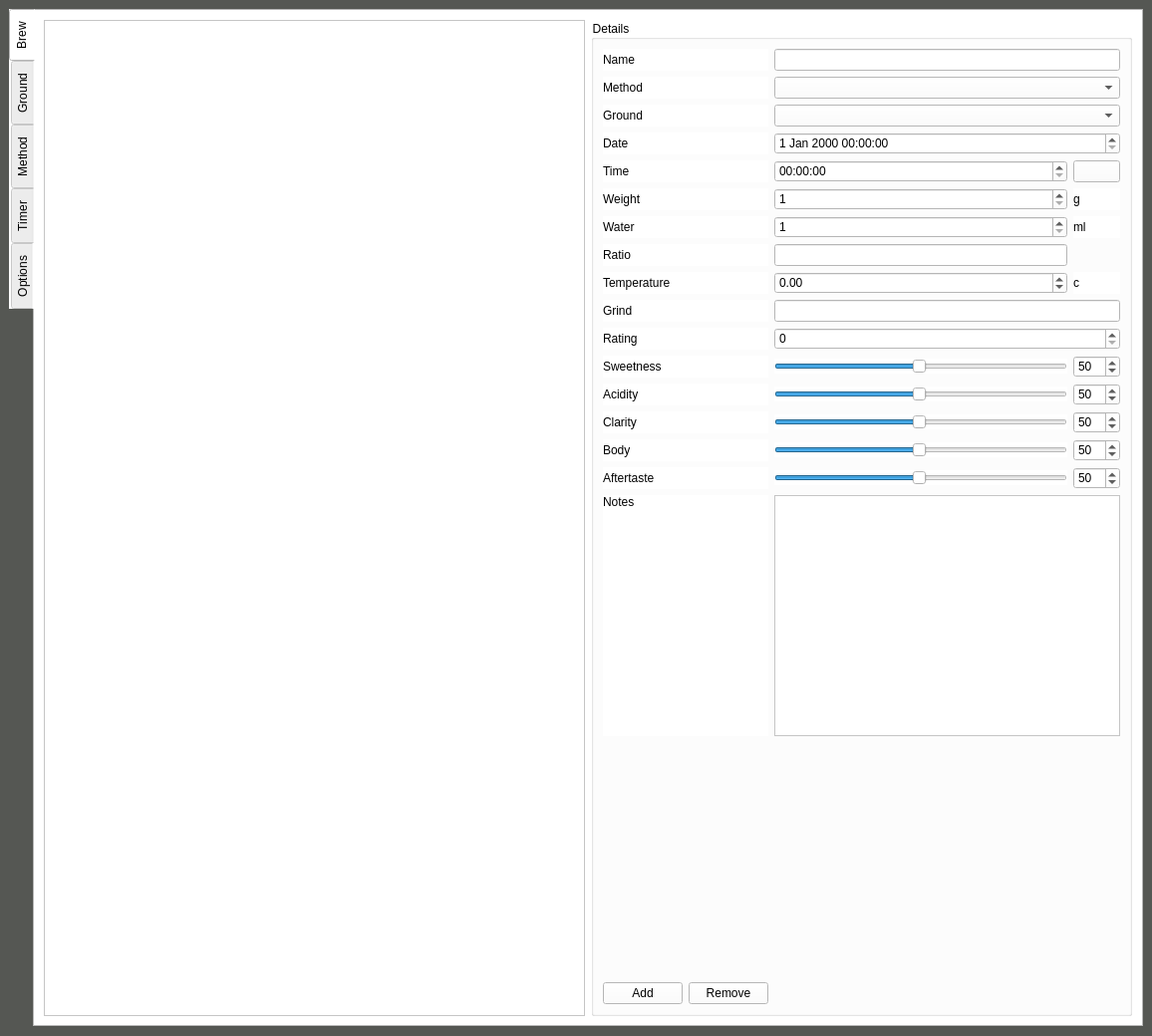
<?xml version="1.0" encoding="UTF-8"?>
<ui version="4.0">
 <class>CoffeeWindow</class>
 <widget class="QMainWindow" name="CoffeeWindow">
  <property name="geometry">
   <rect>
    <x>0</x>
    <y>0</y>
    <width>1156</width>
    <height>1040</height>
   </rect>
  </property>
  <property name="windowTitle">
   <string>Coffe</string>
  </property>
  <property name="windowIcon">
   <iconset resource="coffees.qrc">
    <normaloff>:/images/coffee.png</normaloff>:/images/coffee.png</iconset>
  </property>
  <property name="styleSheet">
   <string notr="true">background-color: rgb(85, 87, 83);</string>
  </property>
  <widget class="QWidget" name="centralWidget">
   <property name="styleSheet">
    <string notr="true"/>
   </property>
   <layout class="QGridLayout" name="gridLayout">
    <item row="0" column="3">
     <widget class="QTabWidget" name="mainTabs">
      <property name="styleSheet">
       <string notr="true">background-color: rgb(255, 255, 255);</string>
      </property>
      <property name="tabPosition">
       <enum>QTabWidget::West</enum>
      </property>
      <property name="currentIndex">
       <number>0</number>
      </property>
      <property name="iconSize">
       <size>
        <width>32</width>
        <height>32</height>
       </size>
      </property>
      <property name="tabBarAutoHide">
       <bool>false</bool>
      </property>
      <widget class="QWidget" name="brewTab">
       <attribute name="icon">
        <iconset resource="coffees.qrc">
         <normaloff>:/images/coffee2.png</normaloff>:/images/coffee2.png</iconset>
       </attribute>
       <attribute name="title">
        <string>Brew</string>
       </attribute>
       <layout class="QHBoxLayout" name="horizontalLayout">
        <property name="spacing">
         <number>6</number>
        </property>
        <property name="leftMargin">
         <number>9</number>
        </property>
        <property name="topMargin">
         <number>9</number>
        </property>
        <property name="rightMargin">
         <number>9</number>
        </property>
        <property name="bottomMargin">
         <number>9</number>
        </property>
        <item>
         <widget class="QTableView" name="brewTable">
          <property name="selectionBehavior">
           <enum>QAbstractItemView::SelectRows</enum>
          </property>
          <property name="gridStyle">
           <enum>Qt::NoPen</enum>
          </property>
         </widget>
        </item>
        <item>
         <widget class="QGroupBox" name="groupDetais">
          <property name="title">
           <string>Details</string>
          </property>
          <layout class="QGridLayout" name="gridLayout_2">
           <item row="16" column="3">
            <widget class="QSlider" name="sliderClarity">
             <property name="minimum">
              <number>1</number>
             </property>
             <property name="maximum">
              <number>100</number>
             </property>
             <property name="value">
              <number>50</number>
             </property>
             <property name="orientation">
              <enum>Qt::Horizontal</enum>
             </property>
            </widget>
           </item>
           <item row="16" column="0">
            <widget class="QLabel" name="labelClarity">
             <property name="text">
              <string>Clarity</string>
             </property>
            </widget>
           </item>
           <item row="10" column="4">
            <widget class="QLabel" name="label_10">
             <property name="text">
              <string>c</string>
             </property>
            </widget>
           </item>
           <item row="15" column="3">
            <widget class="QSlider" name="sliderAcidity">
             <property name="minimum">
              <number>1</number>
             </property>
             <property name="maximum">
              <number>100</number>
             </property>
             <property name="value">
              <number>50</number>
             </property>
             <property name="orientation">
              <enum>Qt::Horizontal</enum>
             </property>
            </widget>
           </item>
           <item row="16" column="4">
            <widget class="QSpinBox" name="spinClarity">
             <property name="maximumSize">
              <size>
               <width>50</width>
               <height>16777215</height>
              </size>
             </property>
             <property name="minimum">
              <number>1</number>
             </property>
             <property name="maximum">
              <number>100</number>
             </property>
             <property name="value">
              <number>50</number>
             </property>
            </widget>
           </item>
           <item row="10" column="0">
            <widget class="QLabel" name="label_3">
             <property name="text">
              <string>Temperature</string>
             </property>
            </widget>
           </item>
           <item row="11" column="0">
            <widget class="QLabel" name="label_2">
             <property name="text">
              <string>Grind</string>
             </property>
            </widget>
           </item>
           <item row="9" column="0">
            <widget class="QLabel" name="label_7">
             <property name="text">
              <string>Ratio</string>
             </property>
            </widget>
           </item>
           <item row="10" column="3">
            <widget class="QDoubleSpinBox" name="temperatureDoubleSpin">
             <property name="minimum">
              <double>-99.000000000000000</double>
             </property>
            </widget>
           </item>
           <item row="13" column="3" colspan="2">
            <widget class="QSpinBox" name="ratingEdit">
             <property name="maximum">
              <number>5</number>
             </property>
            </widget>
           </item>
           <item row="8" column="4">
            <widget class="QLabel" name="label_9">
             <property name="text">
              <string>ml</string>
             </property>
            </widget>
           </item>
           <item row="17" column="0">
            <widget class="QLabel" name="labelBody">
             <property name="text">
              <string>Body</string>
             </property>
            </widget>
           </item>
           <item row="11" column="3" colspan="2">
            <widget class="QLineEdit" name="grindEdit"/>
           </item>
           <item row="7" column="3">
            <widget class="QDoubleSpinBox" name="weightDoubleSpin">
             <property name="decimals">
              <number>0</number>
             </property>
             <property name="minimum">
              <double>1.000000000000000</double>
             </property>
             <property name="maximum">
              <double>9999.000000000000000</double>
             </property>
            </widget>
           </item>
           <item row="18" column="3">
            <widget class="QSlider" name="sliderAftertaste">
             <property name="minimumSize">
              <size>
               <width>0</width>
               <height>0</height>
              </size>
             </property>
             <property name="minimum">
              <number>1</number>
             </property>
             <property name="maximum">
              <number>100</number>
             </property>
             <property name="value">
              <number>50</number>
             </property>
             <property name="orientation">
              <enum>Qt::Horizontal</enum>
             </property>
            </widget>
           </item>
           <item row="17" column="3">
            <widget class="QSlider" name="sliderBody">
             <property name="minimum">
              <number>1</number>
             </property>
             <property name="maximum">
              <number>100</number>
             </property>
             <property name="value">
              <number>50</number>
             </property>
             <property name="orientation">
              <enum>Qt::Horizontal</enum>
             </property>
            </widget>
           </item>
           <item row="8" column="0">
            <widget class="QLabel" name="label_5">
             <property name="text">
              <string>Water</string>
             </property>
            </widget>
           </item>
           <item row="7" column="4">
            <widget class="QLabel" name="label_8">
             <property name="text">
              <string>g</string>
             </property>
            </widget>
           </item>
           <item row="7" column="0">
            <widget class="QLabel" name="label_6">
             <property name="text">
              <string>Weight</string>
             </property>
            </widget>
           </item>
           <item row="9" column="3">
            <widget class="QLineEdit" name="ratioEdit">
             <property name="enabled">
              <bool>false</bool>
             </property>
            </widget>
           </item>
           <item row="14" column="0">
            <widget class="QLabel" name="labelSweetness">
             <property name="text">
              <string>Sweetness</string>
             </property>
            </widget>
           </item>
           <item row="2" column="0">
            <widget class="QLabel" name="labelGround">
             <property name="text">
              <string>Ground</string>
             </property>
            </widget>
           </item>
           <item row="19" column="3" colspan="2">
            <widget class="QPlainTextEdit" name="notesTextEdit"/>
           </item>
           <item row="3" column="3" colspan="2">
            <widget class="QDateTimeEdit" name="dateTimeEdit"/>
           </item>
           <item row="13" column="0">
            <widget class="QLabel" name="labelRating">
             <property name="text">
              <string>Rating</string>
             </property>
            </widget>
           </item>
           <item row="1" column="0">
            <widget class="QLabel" name="labelMethod">
             <property name="text">
              <string>Method</string>
             </property>
            </widget>
           </item>
           <item row="15" column="4">
            <widget class="QSpinBox" name="spinAcidity">
             <property name="maximumSize">
              <size>
               <width>50</width>
               <height>16777215</height>
              </size>
             </property>
             <property name="minimum">
              <number>1</number>
             </property>
             <property name="maximum">
              <number>100</number>
             </property>
             <property name="value">
              <number>50</number>
             </property>
            </widget>
           </item>
           <item row="4" column="0">
            <widget class="QLabel" name="label">
             <property name="text">
              <string>Time</string>
             </property>
            </widget>
           </item>
           <item row="1" column="3" colspan="2">
            <widget class="QComboBox" name="methodEdit">
             <property name="enabled">
              <bool>true</bool>
             </property>
            </widget>
           </item>
           <item row="17" column="4">
            <widget class="QSpinBox" name="spinBody">
             <property name="maximumSize">
              <size>
               <width>50</width>
               <height>16777215</height>
              </size>
             </property>
             <property name="minimum">
              <number>1</number>
             </property>
             <property name="maximum">
              <number>100</number>
             </property>
             <property name="value">
              <number>50</number>
             </property>
            </widget>
           </item>
           <item row="3" column="0">
            <widget class="QLabel" name="labelDate">
             <property name="text">
              <string>Date</string>
             </property>
            </widget>
           </item>
           <item row="22" column="0">
            <layout class="QHBoxLayout" name="BrewButtonsLayout">
             <item>
              <widget class="QPushButton" name="buttonAddBrew">
               <property name="text">
                <string>Add</string>
               </property>
              </widget>
             </item>
             <item>
              <widget class="QPushButton" name="buttonRemoveBrew">
               <property name="text">
                <string>Remove</string>
               </property>
              </widget>
             </item>
            </layout>
           </item>
           <item row="2" column="3" colspan="2">
            <widget class="QComboBox" name="groundEdit">
             <property name="enabled">
              <bool>true</bool>
             </property>
            </widget>
           </item>
           <item row="8" column="3">
            <widget class="QDoubleSpinBox" name="waterDoubleSpin">
             <property name="decimals">
              <number>0</number>
             </property>
             <property name="minimum">
              <double>1.000000000000000</double>
             </property>
             <property name="maximum">
              <double>9999.000000000000000</double>
             </property>
            </widget>
           </item>
           <item row="14" column="3">
            <widget class="QSlider" name="sliderSweetness">
             <property name="minimum">
              <number>1</number>
             </property>
             <property name="maximum">
              <number>100</number>
             </property>
             <property name="value">
              <number>50</number>
             </property>
             <property name="orientation">
              <enum>Qt::Horizontal</enum>
             </property>
            </widget>
           </item>
           <item row="0" column="3" colspan="2">
            <widget class="QLineEdit" name="nameEdit">
             <property name="enabled">
              <bool>true</bool>
             </property>
            </widget>
           </item>
           <item row="0" column="0">
            <widget class="QLabel" name="labelTitle">
             <property name="text">
              <string>Name</string>
             </property>
            </widget>
           </item>
           <item row="18" column="0">
            <widget class="QLabel" name="labelAftertaste">
             <property name="text">
              <string>Aftertaste</string>
             </property>
            </widget>
           </item>
           <item row="19" column="0">
            <widget class="QLabel" name="label_4">
             <property name="text">
              <string>Notes</string>
             </property>
             <property name="alignment">
              <set>Qt::AlignLeading|Qt::AlignLeft|Qt::AlignTop</set>
             </property>
            </widget>
           </item>
           <item row="18" column="4">
            <widget class="QSpinBox" name="spinAftertaste">
             <property name="maximumSize">
              <size>
               <width>50</width>
               <height>16777215</height>
              </size>
             </property>
             <property name="minimum">
              <number>1</number>
             </property>
             <property name="maximum">
              <number>100</number>
             </property>
             <property name="value">
              <number>50</number>
             </property>
            </widget>
           </item>
           <item row="15" column="0">
            <widget class="QLabel" name="labelAcidity">
             <property name="text">
              <string>Acidity</string>
             </property>
            </widget>
           </item>
           <item row="14" column="4">
            <widget class="QSpinBox" name="spinSweetness">
             <property name="maximumSize">
              <size>
               <width>50</width>
               <height>16777215</height>
              </size>
             </property>
             <property name="minimum">
              <number>1</number>
             </property>
             <property name="maximum">
              <number>100</number>
             </property>
             <property name="value">
              <number>50</number>
             </property>
            </widget>
           </item>
           <item row="4" column="4">
            <widget class="QPushButton" name="timerButton">
             <property name="text">
              <string/>
             </property>
             <property name="icon">
              <iconset resource="coffees.qrc">
               <normaloff>:/images/clock.png</normaloff>:/images/clock.png</iconset>
             </property>
            </widget>
           </item>
           <item row="4" column="3">
            <widget class="QTimeEdit" name="timeEdit"/>
           </item>
           <item row="20" column="3">
            <spacer name="verticalSpacer">
             <property name="orientation">
              <enum>Qt::Vertical</enum>
             </property>
             <property name="sizeHint" stdset="0">
              <size>
               <width>20</width>
               <height>40</height>
              </size>
             </property>
            </spacer>
           </item>
          </layout>
         </widget>
        </item>
       </layout>
      </widget>
      <widget class="QWidget" name="groundTab">
       <attribute name="icon">
        <iconset resource="coffees.qrc">
         <normaloff>:/images/ground_v.png</normaloff>:/images/ground_v.png</iconset>
       </attribute>
       <attribute name="title">
        <string>Ground</string>
       </attribute>
       <layout class="QHBoxLayout" name="horizontalLayout_3">
        <item>
         <widget class="QTableView" name="groundTable">
          <property name="selectionBehavior">
           <enum>QAbstractItemView::SelectRows</enum>
          </property>
         </widget>
        </item>
        <item>
         <widget class="QGroupBox" name="groupDetais_2">
          <property name="title">
           <string>Details</string>
          </property>
          <layout class="QGridLayout" name="gridLayout_3">
           <item row="3" column="1">
            <widget class="QDateEdit" name="dateRoast"/>
           </item>
           <item row="1" column="0">
            <widget class="QLabel" name="originLabel">
             <property name="text">
              <string>Origin</string>
             </property>
            </widget>
           </item>
           <item row="5" column="0">
            <layout class="QHBoxLayout" name="horizontalLayout_4">
             <item>
              <widget class="QPushButton" name="buttonAddGround">
               <property name="text">
                <string>Add</string>
               </property>
              </widget>
             </item>
             <item>
              <widget class="QPushButton" name="buttonRemoveGround">
               <property name="text">
                <string>Remove</string>
               </property>
              </widget>
             </item>
            </layout>
           </item>
           <item row="4" column="1">
            <spacer name="verticalSpacer_2">
             <property name="orientation">
              <enum>Qt::Vertical</enum>
             </property>
             <property name="sizeHint" stdset="0">
              <size>
               <width>20</width>
               <height>40</height>
              </size>
             </property>
            </spacer>
           </item>
           <item row="1" column="1">
            <widget class="QLineEdit" name="originEdit"/>
           </item>
           <item row="0" column="1">
            <widget class="QLineEdit" name="groundName">
             <property name="enabled">
              <bool>true</bool>
             </property>
            </widget>
           </item>
           <item row="0" column="0">
            <widget class="QLabel" name="labelTitle_2">
             <property name="text">
              <string>Name</string>
             </property>
            </widget>
           </item>
           <item row="3" column="0">
            <widget class="QLabel" name="labelDate_2">
             <property name="text">
              <string>Date roast</string>
             </property>
            </widget>
           </item>
           <item row="2" column="1">
            <widget class="QLineEdit" name="roastEdit"/>
           </item>
           <item row="2" column="0">
            <widget class="QLabel" name="labelGround_2">
             <property name="text">
              <string>Roast</string>
             </property>
            </widget>
           </item>
          </layout>
         </widget>
        </item>
       </layout>
      </widget>
      <widget class="QWidget" name="methodTab">
       <attribute name="icon">
        <iconset resource="coffees.qrc">
         <normaloff>:/images/spoon.png</normaloff>:/images/spoon.png</iconset>
       </attribute>
       <attribute name="title">
        <string>Method</string>
       </attribute>
       <layout class="QHBoxLayout" name="horizontalLayout_2">
        <item>
         <widget class="QTableView" name="methodTable">
          <property name="selectionBehavior">
           <enum>QAbstractItemView::SelectRows</enum>
          </property>
         </widget>
        </item>
        <item>
         <widget class="QGroupBox" name="groupDetais_3">
          <property name="title">
           <string>Details</string>
          </property>
          <layout class="QGridLayout" name="gridLayout_4">
           <item row="2" column="3">
            <spacer name="verticalSpacer_3">
             <property name="orientation">
              <enum>Qt::Vertical</enum>
             </property>
             <property name="sizeHint" stdset="0">
              <size>
               <width>20</width>
               <height>40</height>
              </size>
             </property>
            </spacer>
           </item>
           <item row="1" column="0">
            <widget class="QLabel" name="labelMethod_3">
             <property name="text">
              <string>Variant</string>
             </property>
            </widget>
           </item>
           <item row="0" column="1" colspan="3">
            <widget class="QLineEdit" name="methodNameEdit">
             <property name="enabled">
              <bool>true</bool>
             </property>
            </widget>
           </item>
           <item row="1" column="1" colspan="3">
            <widget class="QLineEdit" name="varianteEdit">
             <property name="enabled">
              <bool>true</bool>
             </property>
            </widget>
           </item>
           <item row="0" column="0">
            <widget class="QLabel" name="labelTitle_3">
             <property name="text">
              <string>Name</string>
             </property>
            </widget>
           </item>
           <item row="3" column="0">
            <layout class="QHBoxLayout" name="horizontalLayout_5">
             <item>
              <widget class="QPushButton" name="buttonAddMethod">
               <property name="text">
                <string>Add</string>
               </property>
              </widget>
             </item>
             <item>
              <widget class="QPushButton" name="buttonRemoveMethod">
               <property name="text">
                <string>Remove</string>
               </property>
              </widget>
             </item>
            </layout>
           </item>
           <item row="3" column="1">
            <spacer name="horizontalSpacer">
             <property name="orientation">
              <enum>Qt::Horizontal</enum>
             </property>
             <property name="sizeHint" stdset="0">
              <size>
               <width>40</width>
               <height>20</height>
              </size>
             </property>
            </spacer>
           </item>
          </layout>
         </widget>
        </item>
       </layout>
      </widget>
      <widget class="QWidget" name="tabTimer">
       <attribute name="icon">
        <iconset resource="coffees.qrc">
         <normaloff>:/images/clock.png</normaloff>:/images/clock.png</iconset>
       </attribute>
       <attribute name="title">
        <string>Timer</string>
       </attribute>
      </widget>
      <widget class="QWidget" name="tab">
       <attribute name="icon">
        <iconset resource="coffees.qrc">
         <normaloff>:/images/data_config.png</normaloff>:/images/data_config.png</iconset>
       </attribute>
       <attribute name="title">
        <string>Options</string>
       </attribute>
      </widget>
     </widget>
    </item>
   </layout>
  </widget>
 </widget>
 <tabstops>
  <tabstop>brewTable</tabstop>
  <tabstop>nameEdit</tabstop>
  <tabstop>methodEdit</tabstop>
  <tabstop>groundEdit</tabstop>
 </tabstops>
 <resources>
  <include location="coffees.qrc"/>
 </resources>
 <connections/>
</ui>
